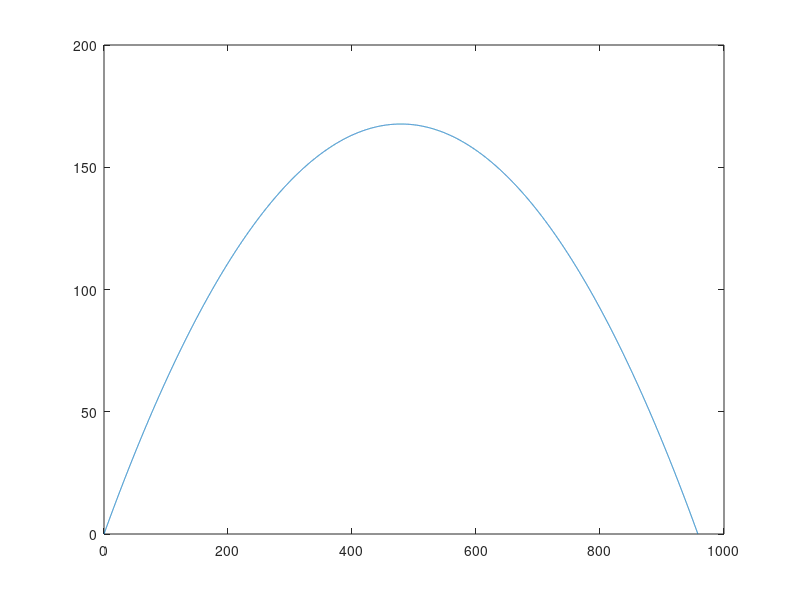

Reproduce this figure in MATLAB.
%Vakiot
a=35; %Kulma
v=100; %Lähtönopeus
g=9.81;

%Lentoaika
s=2*v*sind(a)/9.81;
t=[0:0.001:s];

%Etäisyys ja korkeus
x=v*cosd(a)*t;
y=v*sind(a)*t-0.5*9.81*t.^2;

plot(x,y);
